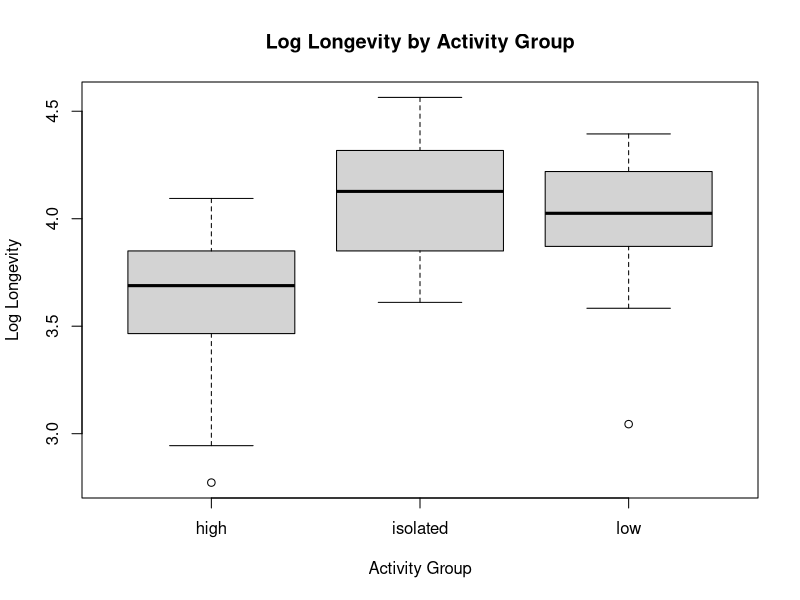
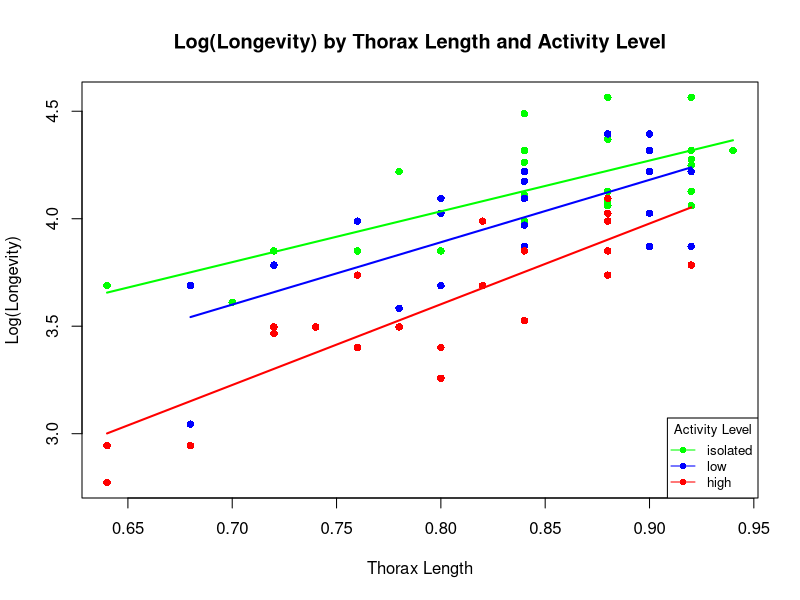
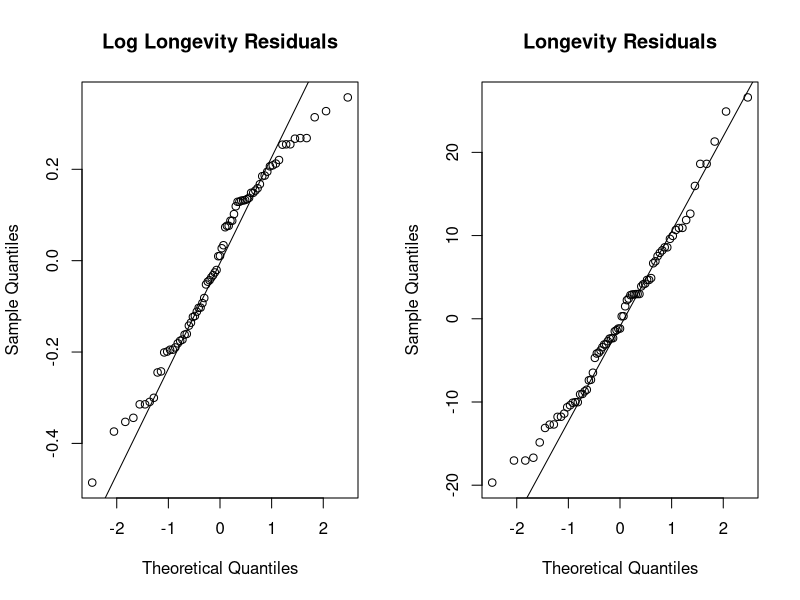
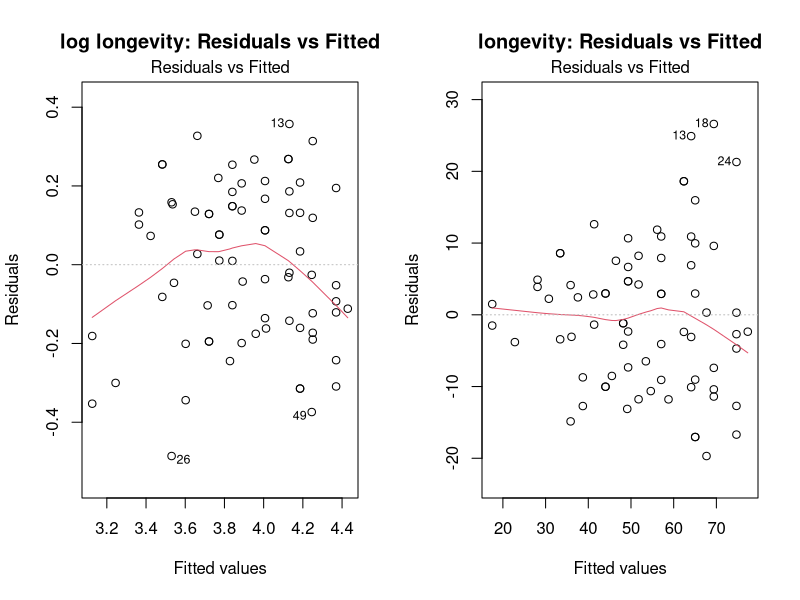
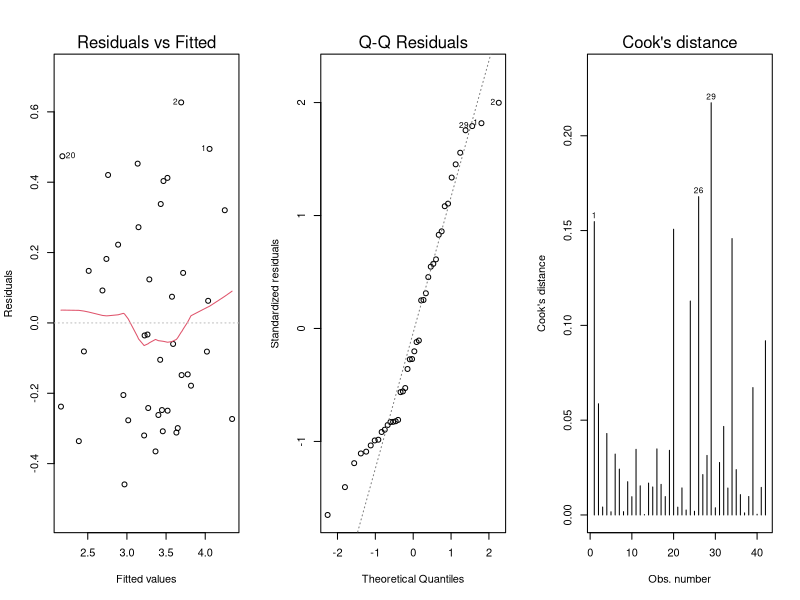
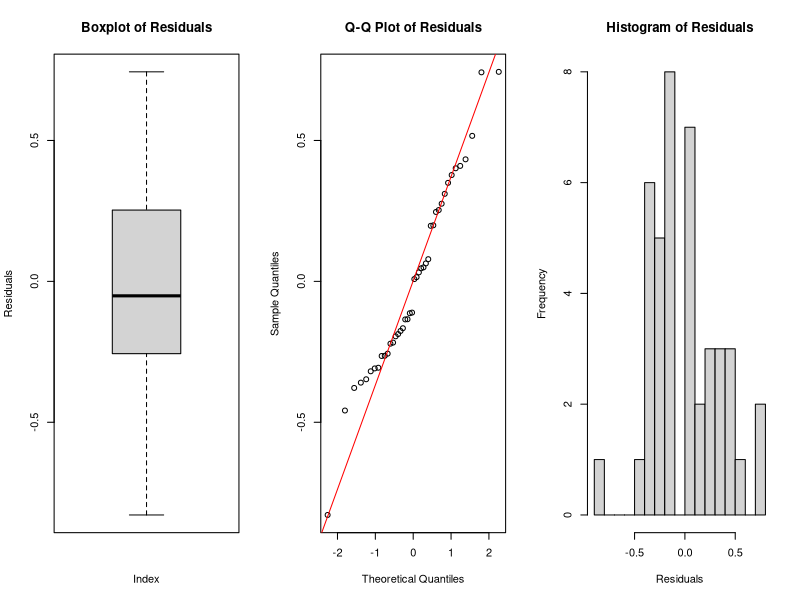
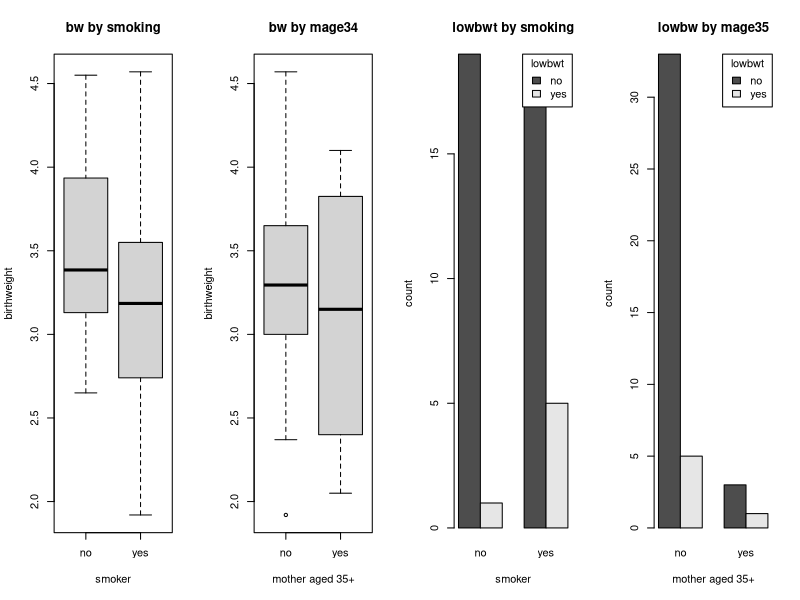

R code for these plots, in order:
## ---- chunk 1
knitr::opts_chunk$set(echo = TRUE, fig.height = 3, out.width='\\textwidth', message = FALSE, warning = FALSE)
set.seed(333)
library(lme4)
library(Matrix)
library(carData)
library(car)
library(ggplot2)
library(glmnet)
options(digits=3)
## ---- chunk 2
fruitfly_data=read.table(file="fruitflies.txt",header=TRUE)
fruitfly_data$loglongevity <- log(fruitfly_data$longevity)
## ---- chunk 3
boxplot(loglongevity ~ activity, data = fruitfly_data, 
        xlab = "Activity Group", ylab = "Log Longevity",
        main = "Log Longevity by Activity Group")
## ---- chunk 4
longaovA <- lm(loglongevity ~ activity, data = fruitfly_data); anova(longaovA)
## ---- chunk 5
tapply(fruitfly_data$longevity, fruitfly_data$activity, mean)
## ---- chunk 6
longaovB <- lm(loglongevity ~ thorax + activity, data = fruitfly_data)
anova(longaovB)
## ---- chunk 7
summary(longaovB)$coefficients
## ---- chunk 8
average_thorax = mean(fruitfly_data$thorax)
new_data = expand.grid(activity = unique(fruitfly_data$activity), thorax = average_thorax)
new_data$predicted_loglongevity = predict(longaovB, newdata = new_data)
new_data$predicted_longevity = exp(new_data$predicted_loglongevity)
print(new_data)
## ---- chunk 9
# Define colors for each activity level
activity_colors <- setNames(c("green", "blue", "red"), c("isolated", "low", "high"))

# Base plot with points. No points will be plotted here because 'pch' is set to NA.
plot(loglongevity ~ thorax, data = fruitfly_data, pch = NA,
     main = "Log(Longevity) by Thorax Length and Activity Level",
     xlab = "Thorax Length", ylab = "Log(Longevity)")

# Loop through each activity level to plot points
for (activity_level in names(activity_colors)) {
  # Subset the data for the current activity level
  data_subset <- subset(fruitfly_data, activity == activity_level)
  points(data_subset$thorax, data_subset$loglongevity, col = activity_colors[activity_level], pch = 16)
}

# Loop through each activity level and draw regression lines with specified color
for (activity_level in names(activity_colors)) {
  # Subset the data for the current activity level
  data_subset <- subset(fruitfly_data, activity == activity_level)
  # Check if the subset is not empty to avoid the error
  if(nrow(data_subset) > 0) {
    # Fit the linear model
    fit <- lm(loglongevity ~ thorax, data = data_subset)
    # Generate new data for plotting the line
    new_thorax <- seq(min(data_subset$thorax), max(data_subset$thorax), length.out = 100)
    preds <- predict(fit, newdata = data.frame(thorax = new_thorax))
    # Draw the line
    lines(new_thorax, preds, col = activity_colors[activity_level], lwd = 2)
  }
}

# Add a legend to the plot to identify the colors
legend("bottomright", legend = names(activity_colors), 
       col = activity_colors, pch = 16, lty = 1, cex = 0.8,
       title = "Activity Level")
## ---- chunk 10
interaction_model = lm(loglongevity ~ thorax * activity, data = fruitfly_data)
anova(interaction_model)
summary(interaction_model)$coefficients
## ---- chunk 11
model_summary <- summary(longaovA) 
adjusted_r_squared <- model_summary$adj.r.squared
cat("R-adjusted model A: ", adjusted_r_squared)
model_summary <- summary(longaovB) 
adjusted_r_squared <- model_summary$adj.r.squared
cat("\nR-adjusted model B: ", adjusted_r_squared)
## ---- chunk 12
fruitfly_data$activity = as.factor(fruitfly_data$activity)
ancova_model = lm(longevity ~ thorax + activity, data = fruitfly_data)
summary(ancova_model)$coefficients
anova(ancova_model)
drop1(ancova_model, test = "F")
## ---- chunk 13
#plot heteroskedacity
par(mfrow = c(1, 2))  # Plot side by side
qqnorm(residuals(longaovB), main = "Log Longevity Residuals")
qqline(residuals(longaovB))
qqnorm(residuals(ancova_model), main = "Longevity Residuals")
qqline(residuals(ancova_model))
## ---- chunk 14
shapB <- shapiro.test(residuals(longaovB))
shapanc <-shapiro.test(residuals(ancova_model))
cat("p-value Log Longevity", shapB$p.value)
cat("\np-value Longevity", shapanc$p.value)
## ---- chunk 15
par(mfrow = c(1, 2))
plot(longaovB, which = 1, main = "log longevity: Residuals vs Fitted")
plot(ancova_model, which = 1, main = "longevity: Residuals vs Fitted")
## ---- chunk 16
birthweight_data=read.csv(file="Birthweight.csv",header=TRUE)
## ---- chunk 17
TJ_BW <- lm(Birthweight ~ Length + Headcirc + Gestation + mage + mnocig + mheight + mppwt + fage + fedyrs + fnocig + fheight, data=birthweight_data)
par(mfrow=c(1,3))
plot(TJ_BW, which=1:2)
plot(TJ_BW, which=4)
## ---- chunk 18
vif_values <- vif(TJ_BW)
print(vif_values)
cor_fage_mage <- cor(birthweight_data$mage, birthweight_data$fage)
print(cor_fage_mage)
## ---- chunk 19
final_model = lm(Birthweight ~ Headcirc + Gestation, data=birthweight_data)
summary(final_model)$coefficients
## ---- chunk 20
residuals = residuals(final_model)
test_results_sw = shapiro.test(residuals)
cat("The p-value of the Shapiro-Wilk test is:", test_results_sw$p.value)
## ---- chunk 21
par(mfrow = c(1, 3))
boxplot(residuals, main = "Boxplot of Residuals", ylab = "Residuals", xlab = "Index")
qqnorm(residuals, main = "Q-Q Plot of Residuals")
qqline(residuals, col = "red")
hist(residuals, main = "Histogram of Residuals", xlab = "Residuals", breaks = 20)
## ---- chunk 22
fitted_values = fitted(final_model)
average_values = data.frame(
  Headcirc = mean(birthweight_data$Headcirc, na.rm = TRUE),
  Gestation = mean(birthweight_data$Gestation, na.rm = TRUE)
)
confidence_intervals = predict(final_model, newdata = average_values, interval =
                                 "confidence", level = 0.95)
prediction_intervals = predict(final_model, newdata = average_values, interval = 
                                 "prediction", level = 0.95)
print("95% Confidence Intervals for the Mean Response:")
print(confidence_intervals)
print("95% Prediction Intervals for a New Observation:")
print(prediction_intervals)
## ---- chunk 23
par(mfrow = c(1,2))
x=as.matrix(birthweight_data[,-3]) # remove the response variable
y=as.double(as.matrix(birthweight_data[,3])) # only the response variable
train=sample(1:nrow(x),0.67*nrow(x)) # train by using 2/3 of the data
x.train=x[train,]; y.train=y[train] # data to train
x.test=x[-train,]; y.test=y[-train] # data to test the prediction quality
lasso.mod=glmnet(x.train,y.train,alpha=1)
cv.lasso=cv.glmnet(x.train,y.train,alpha=1,type.measure='mse')
lambda.min=cv.lasso$lambda.min; lambda.1se=cv.lasso$lambda.1se
coef(lasso.mod,s=cv.lasso$lambda.1se) # beta’s for the best lambda
y.pred=predict(lasso.mod,s=lambda.1se,newx=x.test) # predict for test
mse.lasso=mean((y.test-y.pred)^2) # mse for the predicted test rows
new_model = lm(Birthweight ~ Length + Headcirc + Gestation + lowbwt, data=birthweight_data)
summary(new_model)$coefficients
## ---- chunk 24
par(mfrow = c(1, 4))

# Boxplot for Birthweight by Smoking Status
boxplot(birthweight_data$Birthweight ~ birthweight_data$smoker, 
        main = "bw by smoking", 
        xlab = "smoker", ylab = "birthweight", 
        names = c("no", "yes"))

# Boxplot for Birthweight by Mother's Age
boxplot(birthweight_data$Birthweight ~ birthweight_data$mage35, 
        main = "bw by mage34", 
        xlab = "mother aged 35+", ylab = "birthweight", 
        names = c("no", "yes"))

# Barplot for Low Birthweight by Smoking Status
smoker_lowbwt <- table(birthweight_data$lowbwt, birthweight_data$smoker)
barplot(smoker_lowbwt, beside = TRUE, 
        main = "lowbwt by smoking", 
        xlab = "smoker", ylab = "count", 
        names.arg = c("no", "yes"), 
        legend.text = c("no", "yes"), 
        args.legend = list(title = "lowbwt", x = "topright"))

# Barplot for Low Birthweight by Mother's Age
mage35_lowbwt <- table(birthweight_data$lowbwt, birthweight_data$mage35)
barplot(mage35_lowbwt, beside = TRUE, 
        main = "lowbw by mage35", 
        xlab = "mother aged 35+", ylab = "count", 
        names.arg = c("no", "yes"), 
        legend.text = c("no", "yes"), 
        args.legend = list(title = "lowbwt", x = "topright"))
## ---- chunk 25
table(birthweight_data$smoker, birthweight_data$lowbwt) 
table(birthweight_data$mage35, birthweight_data$lowbwt)
## ---- chunk 26
TJ_LOWBWT <- glm(lowbwt ~ Gestation + mage35 + smoker, data = birthweight_data, family = binomial)
drop1(TJ_LOWBWT, test="Chisq")
TJ_LOWBWT2 <- glm(lowbwt ~ Gestation + smoker, data = birthweight_data, family = binomial)
drop1(TJ_LOWBWT2, test="Chisq")
exp(coef(TJ_LOWBWT2))
## ---- chunk 27
model_gestation_smoker = glm(lowbwt ~ Gestation * smoker, data = birthweight_data, family = binomial)
anova_gestation_smoker <- anova(model_gestation_smoker, test="Chisq")
p_value_gestation_smoker <- anova_gestation_smoker["Gestation:smoker", "Pr(>Chi)"]
model_gestation_mage35 = glm(lowbwt ~ Gestation * mage35, data = birthweight_data, family = binomial)
anova_gestation_mage35 <- anova(model_gestation_mage35, test="Chisq")
p_value_gestation_mage35 <- anova_gestation_mage35["Gestation:mage35", "Pr(>Chi)"]
print(paste("P-value for Gestation:smoker interaction:", p_value_gestation_smoker))
print(paste("P-value for Gestation:mage35 interaction:", p_value_gestation_mage35))
## ---- chunk 28
model_g <- glm(lowbwt ~ Gestation + smoker, data = birthweight_data, family="binomial")
new_data <- data.frame(Gestation = c(40, 40), smoker = c(0, 1))
probabilities <- predict(model_g, newdata = new_data, type = "response")
print(probabilities)
## ---- chunk 29
contingency_table <- table(birthweight_data$lowbwt, birthweight_data$smoker)
chi_squared_result <- chisq.test(contingency_table)
print(chi_squared_result)
## ---- chunk 30
awards_data=read.table(file="awards.txt",header=TRUE)
## ---- chunk 31
awards_data$prog = factor(awards_data$prog)
model = glm(num_awards ~ prog, family = poisson, data = awards_data)
summary(model)$coefficients
new_data = data.frame(prog = factor(c(1, 2, 3)))
predicted_awards = predict(model, newdata = new_data, type = "response")
print(predicted_awards)
## ---- chunk 32
kruskal_test_result = kruskal.test(num_awards ~ prog, data = awards_data)
cat("The p-value of the Shapiro-Wilk test is:", kruskal_test_result$p.value)
## ---- chunk 33
awardsinteractionmath = glm(num_awards ~ factor(prog)*math, family="poisson", data=awards_data)
summary(awardsinteractionmath)$coefficients
awardsmath = glm(num_awards ~ factor(prog)+math, family="poisson", data=awards_data)
summary(awardsmath)$coefficients
new_data = data.frame(prog = factor(c(1, 2, 3), levels = c(1, 2, 3)), math = 56)
predictions = predict(awardsmath, newdata=new_data, type="response")
new_data$predicted_awards = predictions
print(new_data)
